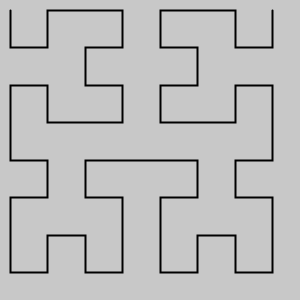
Frame 1 (no input)
Frame 2 (the mouse pressed at the canvas centre, redrawn once): identical to frame 1, image omitted

The Processing sketch that drew this single still picture (run headless with seeded random() and noise(); the mouse was pressed at the canvas centre and the sketch redrawn once):

// Processing sketch: hilbert
// ── hilbert.pde

void setup() {
  size(300, 300);
}

void draw() {
  int margin = 10;
  int initialSize = (int)(width * 1.1);
  background(200);
  noFill();
  strokeWeight(2);
  beginShape();
  doHilbert(margin, margin, initialSize - margin - margin - margin, 1, 2);
  endShape();

  noLoop();
}

void doHilbert(int x1, int y1, int size, int tile, int recurse) {
  int half_size = size / 2;
  int x2 = x1 + half_size;
  int y2 = y1 + half_size;
  if (recurse <= 0) {
    switch (tile) {
    case 1:
      vertex(x1, y1);
      vertex(x1, y2);
      vertex(x2, y2);
      vertex(x2, y1);
      break;
    case 2:
      vertex(x2, y2);
      vertex(x1, y2);
      vertex(x1, y1);
      vertex(x2, y1);
      break;
    case 3:
      vertex(x2, y2);
      vertex(x2, y1);
      vertex(x1, y1);
      vertex(x1, y2);
      break;
    case 4:
      vertex(x1, y1);
      vertex(x2, y1);
      vertex(x2, y2);
      vertex(x1, y2);
      break;
    }
  } else {
    switch (tile) {
    case 1:
      doHilbert(x1, y1, half_size, 4, recurse - 1);
      doHilbert(x1, y2, half_size, 1, recurse - 1);
      doHilbert(x2, y2, half_size, 1, recurse - 1);
      doHilbert(x2, y1, half_size, 2, recurse - 1);
      break;
    case 2:
      doHilbert(x2, y2, half_size, 3, recurse - 1);
      doHilbert(x1, y2, half_size, 2, recurse - 1);
      doHilbert(x1, y1, half_size, 2, recurse - 1);
      doHilbert(x2, y1, half_size, 1, recurse - 1);
      break;
    case 3:
      doHilbert(x2, y2, half_size, 2, recurse - 1);
      doHilbert(x2, y1, half_size, 3, recurse - 1);
      doHilbert(x1, y1, half_size, 3, recurse - 1);
      doHilbert(x1, y2, half_size, 4, recurse - 1);
      break;
    case 4:
      doHilbert(x1, y1, half_size, 1, recurse - 1);
      doHilbert(x2, y1, half_size, 4, recurse - 1);
      doHilbert(x2, y2, half_size, 4, recurse - 1);
      doHilbert(x1, y2, half_size, 3, recurse - 1);
      break;
    }
  }
}
